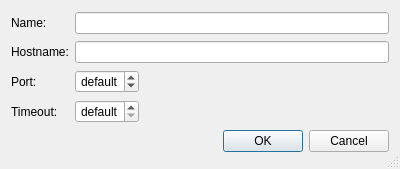
<?xml version="1.0" encoding="UTF-8"?>
<ui version="4.0">
 <class>EricServerConnectionDialog</class>
 <widget class="QDialog" name="EricServerConnectionDialog">
  <property name="geometry">
   <rect>
    <x>0</x>
    <y>0</y>
    <width>400</width>
    <height>169</height>
   </rect>
  </property>
  <property name="windowTitle">
   <string>eric-ide Server Connection</string>
  </property>
  <property name="sizeGripEnabled">
   <bool>true</bool>
  </property>
  <layout class="QGridLayout" name="gridLayout">
   <item row="0" column="0">
    <widget class="QLabel" name="nameLabel">
     <property name="text">
      <string>Name:</string>
     </property>
    </widget>
   </item>
   <item row="0" column="1" colspan="2">
    <widget class="QLineEdit" name="nameEdit">
     <property name="toolTip">
      <string>Enter the name for the eric-ide server connection profile.</string>
     </property>
     <property name="clearButtonEnabled">
      <bool>true</bool>
     </property>
    </widget>
   </item>
   <item row="1" column="0">
    <widget class="QLabel" name="label">
     <property name="text">
      <string>Hostname:</string>
     </property>
    </widget>
   </item>
   <item row="1" column="1" colspan="2">
    <widget class="QLineEdit" name="hostnameEdit">
     <property name="toolTip">
      <string>Enter the hostname or IP address of the eric-ide server to connect to.</string>
     </property>
     <property name="clearButtonEnabled">
      <bool>true</bool>
     </property>
    </widget>
   </item>
   <item row="2" column="0">
    <widget class="QLabel" name="label_2">
     <property name="text">
      <string>Port:</string>
     </property>
    </widget>
   </item>
   <item row="2" column="1">
    <widget class="QSpinBox" name="portSpinBox">
     <property name="toolTip">
      <string>Enter the port number the eric-ide server listens on (default: 42024).</string>
     </property>
     <property name="wrapping">
      <bool>true</bool>
     </property>
     <property name="alignment">
      <set>Qt::AlignRight|Qt::AlignTrailing|Qt::AlignVCenter</set>
     </property>
     <property name="specialValueText">
      <string>default</string>
     </property>
     <property name="accelerated">
      <bool>true</bool>
     </property>
     <property name="showGroupSeparator" stdset="0">
      <bool>true</bool>
     </property>
     <property name="minimum">
      <number>1024</number>
     </property>
     <property name="maximum">
      <number>65535</number>
     </property>
     <property name="value">
      <number>1024</number>
     </property>
    </widget>
   </item>
   <item row="2" column="2">
    <spacer name="horizontalSpacer">
     <property name="orientation">
      <enum>Qt::Horizontal</enum>
     </property>
     <property name="sizeHint" stdset="0">
      <size>
       <width>240</width>
       <height>20</height>
      </size>
     </property>
    </spacer>
   </item>
   <item row="3" column="0">
    <widget class="QLabel" name="label_3">
     <property name="text">
      <string>Timeout:</string>
     </property>
    </widget>
   </item>
   <item row="3" column="1">
    <widget class="QSpinBox" name="timeoutSpinBox">
     <property name="alignment">
      <set>Qt::AlignRight|Qt::AlignTrailing|Qt::AlignVCenter</set>
     </property>
     <property name="specialValueText">
      <string>default</string>
     </property>
     <property name="suffix">
      <string> s</string>
     </property>
     <property name="maximum">
      <number>60</number>
     </property>
    </widget>
   </item>
   <item row="4" column="0" colspan="3">
    <widget class="QDialogButtonBox" name="buttonBox">
     <property name="orientation">
      <enum>Qt::Horizontal</enum>
     </property>
     <property name="standardButtons">
      <set>QDialogButtonBox::Cancel|QDialogButtonBox::Ok</set>
     </property>
    </widget>
   </item>
  </layout>
 </widget>
 <tabstops>
  <tabstop>nameEdit</tabstop>
  <tabstop>hostnameEdit</tabstop>
  <tabstop>portSpinBox</tabstop>
  <tabstop>timeoutSpinBox</tabstop>
 </tabstops>
 <resources/>
 <connections>
  <connection>
   <sender>buttonBox</sender>
   <signal>accepted()</signal>
   <receiver>EricServerConnectionDialog</receiver>
   <slot>accept()</slot>
   <hints>
    <hint type="sourcelabel">
     <x>248</x>
     <y>254</y>
    </hint>
    <hint type="destinationlabel">
     <x>157</x>
     <y>274</y>
    </hint>
   </hints>
  </connection>
  <connection>
   <sender>buttonBox</sender>
   <signal>rejected()</signal>
   <receiver>EricServerConnectionDialog</receiver>
   <slot>reject()</slot>
   <hints>
    <hint type="sourcelabel">
     <x>316</x>
     <y>260</y>
    </hint>
    <hint type="destinationlabel">
     <x>286</x>
     <y>274</y>
    </hint>
   </hints>
  </connection>
 </connections>
</ui>
